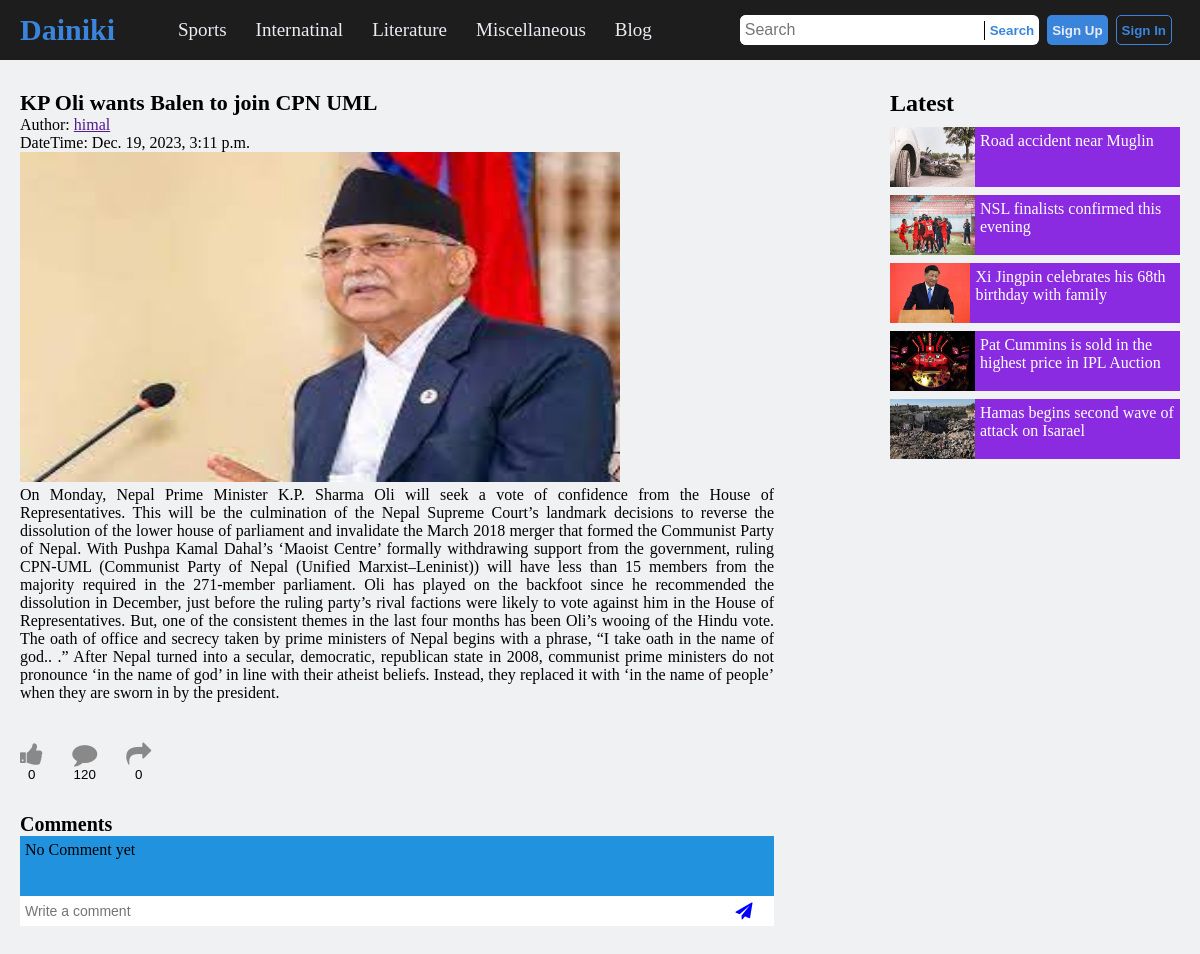
Page /read/kp-oli-wants-balen-to-join-cpn-uml on the committed database.
### app/models.py (models this page shows, shortened)
class Post(models.Model):
    title = models.CharField(max_length = 100)
    body = models.TextField()
    date_published = models.DateTimeField(default = timezone.now)
    category = models.ForeignKey(Category,on_delete = models.CASCADE)
    relevant_image = models.ImageField(upload_to='photos/')
    author = models.ForeignKey(User,on_delete = models.CASCADE)
    comment_counter = models.PositiveIntegerField(default = 0)
    like_counter = models.PositiveIntegerField(default = 0)
    share_counter = models.PositiveIntegerField(default = 0)
    slug = models.SlugField(default = "",null = False)

### app/views.py (the view)
# urls.py: path('read/<slug:slug>',views.read,name='read'),
def read(req,slug):
    post = Post.objects.get(slug = slug)
    posts = Post.objects.all().order_by('-date_published').values()
    return render(req,'read.html',{'datum':post,'data':posts})

### templates/read.html (shortened to what this page needs)
{% load static %}
<!DOCTYPE html>
<html lang="en">
<head>
    <link rel="stylesheet" href="{% static 'css/styles.css' %}">
    <link rel="stylesheet" href="https://cdnjs.cloudflare.com/ajax/libs/font-awesome/4.7.0/css/font-awesome.min.css">
</head>
<body>
    {% include "navbar.html" %}
    <div class="news-read-container">
        <div class="main-news">
            <div class="title">
                <p>{{datum.title}}</p>
            </div>
            <p>Author: <a href="">{{datum.author}}</a></p>
            <p>DateTime: {{datum.date_published}}</p>
            <div class="image-container">
                <img src="{{datum.relevant_image.url}}" alt="" width="600" height="330">
            </div>
            <div class="body">
                <p>{{datum.body}}</p>
            </div>
            <div class="post-actions">
                <button><i class="fa fa-thumbs-up" aria-hidden="true"></i><p>0</p></button>
                <button><i class="fa fa-comment"></i><p>120</p></button>
                <button><i class="fa fa-share"></i><p>0</p></button>
            </div>
            <div class="commentbox-container">
                <h3>Comments</h3>
                <div class="commentbox">
                    <p>No Comment yet</p>
                </div>
                <form action="" class="commentform">
                    <input type="text" name="" id="write-comment" placeholder="Write a comment"/>
                    <button type="submit"><i class="fa fa-paper-plane"></i></button>
                </form>
            </div>
        </div>
        <div class="latest-news">
            <h2>Latest</h2>
           <div class="latest-container">
            {% for x in data %}
            {% if x.slug == datum.slug %}
            {% else %}
            <a href="{% url 'read' x.slug %}" class="latest-row">
                <img src="../media/{{x.relevant_image}}" alt=""  height="60" width="85">
                <div class="latest-row-title">
                    <p>{{x.title}}</p>
                </div>
            </a>
            {% endif %}
            {% endfor %}
           </div>
        </div>
    </div>
</body>
</html>

### static/css/styles.css (style rules this page uses)
* { margin: 0; padding: 0; box-sizing: border-box; }
:root { --highlight-color: rgb(58, 133, 219); --text-color: rgb(235, 236, 243); --body-bg: rgb(240, 241, 243); --container-bg1: #1e1d1d; }
body { background-color: var(--body-bg); }
.news-read-container { width: 100%; padding: 30px 20px; display: flex; justify-content: space-between; }
.main-news { width: 65%; }
.main-news .title p { font-size: 22px; font-weight: 600; }
.main-news .body { text-align: justify; }
.latest-news { width: 25%; }
.latest-news h2 { margin-bottom: 10px; }
.latest-row { height: 60px; width: 100%; display: flex; justify-content: flex-start; background-color: blueviolet; text-decoration: none; margin-bottom: 8px; }
.latest-row-title { padding: 5px; }
.latest-row-title p { color: #fff; }
.post-actions { margin-top: 40px; }
.post-actions button { margin-right: 25px; background-color: transparent; border: none; }
.post-actions button i { font-size: 25px; color: #898989; }
.commentbox-container { margin-top: 30px; }
.commentbox-container h3 { font-size: 20px; }
.commentbox { background-color: #2092de; min-height: 60px; width: 100%; padding: 5px; }
.commentform { display: flex; }
.commentform #write-comment { resize: none; width: calc(100% - 60px); height: 30px; border: none; background-color: #ffffff; padding: 2px 5px; outline: none; font-size: 14px; }
.commentform button { width: 60px; background-color: #fff; border: none; cursor: pointer; }
.commentform button i { font-size: 17px; color: blue; }

### rows in the picture
Post: title "KP Oli wants Balen to join CPN UML", author "himal", date_published "Dec. 19, 2023, 3:11 p.m.", relevant_image (picture), body "On Monday, Nepal Prime Minister K.P. Sharma Oli will seek a vote of confidence from the House of Representatives. This will be the culmination of the Nepal Supreme Court’s landmark decisions to reverse the dissolution of the lower house of parliament and invalidate the March 2018 merger that formed the Communist Party of Nepal. With Pushpa Kamal Dahal’s ‘Maoist Centre’ formally withdrawing support from the government, ruling CPN-UML (Communist Party of Nepal (Unified Marxist–Leninist)) will have less than 15 members from the majority required in the 271-member parliament. Oli has played on the backfoot since he recommended the dissolution in December, just before the ruling party’s rival…"
Post: relevant_image (picture), title "Road accident near Muglin"
Post: relevant_image (picture), title "NSL finalists confirmed this evening"
Post: relevant_image (picture), title "Xi Jingpin celebrates his 68th birthday with family"
Post: relevant_image (picture), title "Pat Cummins is sold in the highest price in IPL Auction"
Post: relevant_image (picture), title "Hamas begins second wave of attack on Isarael"
